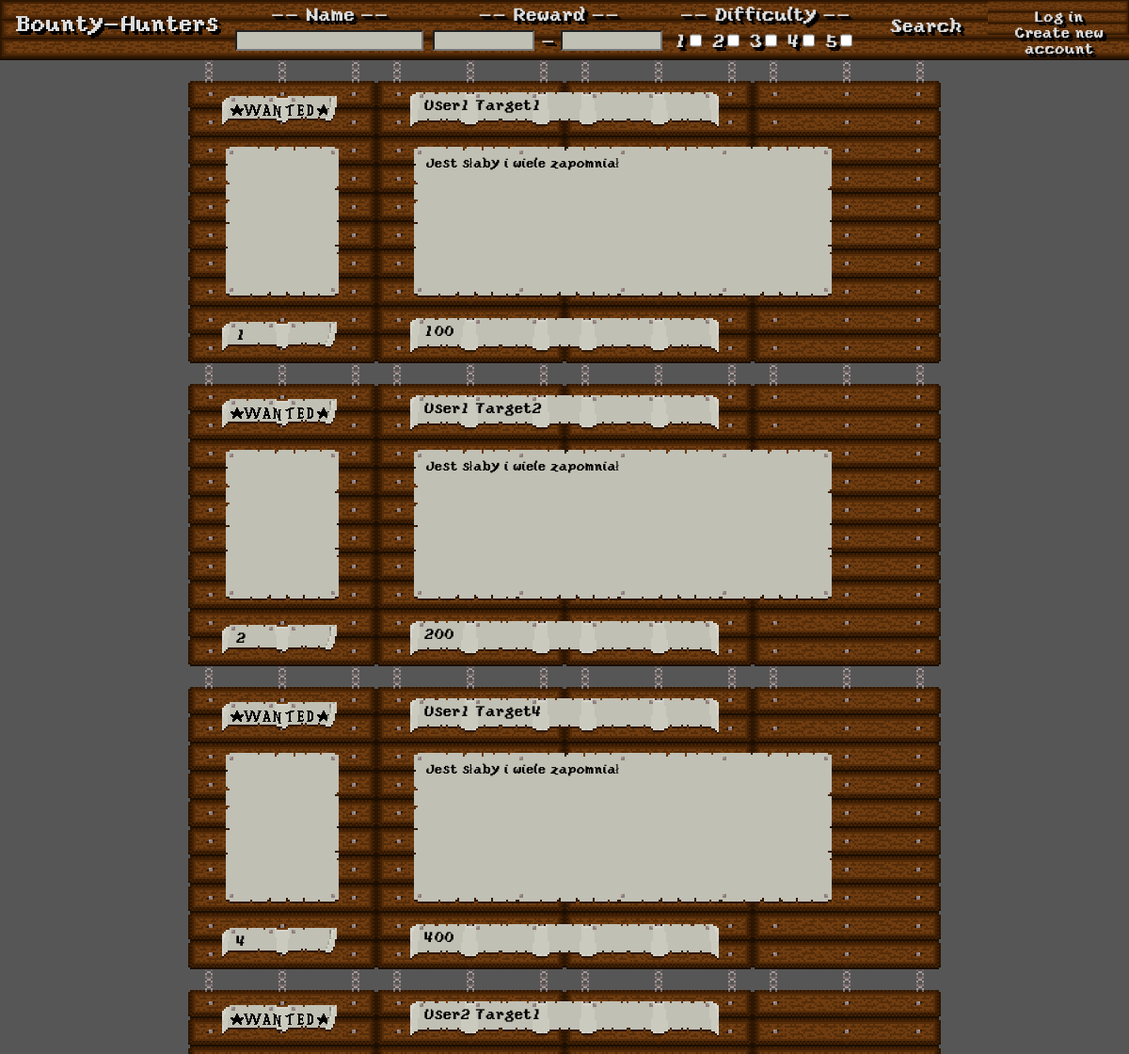
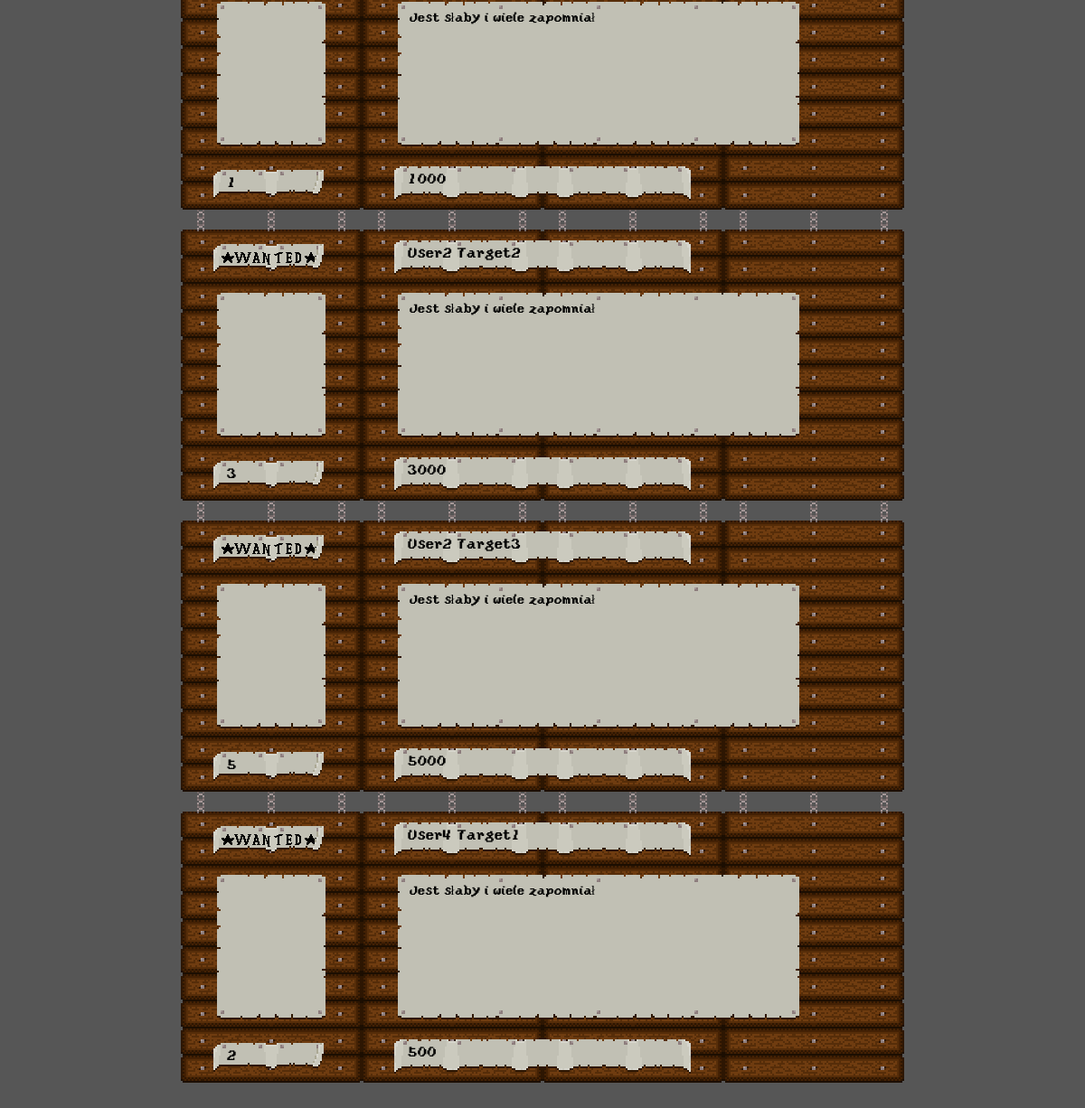
The page / on the database its author committed (2 pictures, top to bottom).
### bounties/models.py (models this page shows, shortened)
class Bounty(models.Model):
    DIFFICULTY_CHOICES = [
        (1, '1 star'),
        (2, '2 stars'),
        (3, '3 stars'),
        (4, '4 stars'),
        (5, '5 stars'),
    ]
    creator = models.ForeignKey(User, on_delete=models.CASCADE, related_name='creators')
    hunter = models.ForeignKey(User, on_delete=models.CASCADE, related_name='hunters', null=True, blank=True)
    observed = models.BooleanField()
    target_name = models.CharField(max_length=100, default='Bezimienny')
    target_reward = models.IntegerField(default=100)
    target_description = models.TextField(max_length=375, blank=True, default='Jest słaby i wiele zapomniał', )
    target_difficulty = models.IntegerField(choices=DIFFICULTY_CHOICES, default=1)
    target_posted_date = models.DateField(auto_now_add=True)
    target_completed_date = models.DateField(null=True, blank=True)
    target_completed = models.BooleanField(default=False)
    class Meta:
        default_related_name = 'bounties'
        ordering = ['target_posted_date']

### bounties/views.py (the view)
# urls.py: path('', BountyListView.as_view(), name='bounties'),
class BountyListView(ListView):
    model = Bounty
    context_object_name = 'bounty_list'
    template_name = 'bounties/bounty_list.html'
    def get_context_data(self, **kwargs):
        context = super().get_context_data(**kwargs)
        observe_list = Observe.objects.all().filter(user_id=self.request.user.id)
        context['bounties'] = context['bounty_list'].filter(target_completed=False)
        if self.request.user.is_authenticated:
            context['bounties'] = context['bounties'].exclude(creator=self.request.user)
        context['count'] = context['bounties'].count()
        context['observe_list'] = observe_list
        search_input_name = self.request.GET.get('search-name') or ''
        if search_input_name:
            context['bounties'] = context['bounties'].filter(target_name__icontains=search_input_name)
        search_input_reward_lowest = self.request.GET.get('search-reward-lowest') or ''
        search_input_reward_highest = self.request.GET.get('search-reward-highest') or ''
        if search_input_reward_lowest:
            context['bounties'] = context['bounties'].filter(target_reward__gt=search_input_reward_lowest)
        if search_input_reward_highest:
            context['bounties'] = context['bounties'].filter(target_reward__lt=search_input_reward_highest)
        for bounty in context['bounties']:
            bounty.observed = any((obs.user_id == self.request.user.id and obs.bounty_id == bounty.id) for obs in context['observe_list'])
        return context

### bounties/templates/bounties/bounty_list.html (shortened to what this page needs)
{% load static %}
<!DOCTYPE html>
<html>
    <link rel="stylesheet" href="{% static 'styles/view_bounty_list.css' %}">
    <link rel="stylesheet" href="{% static 'styles/bounty_container.css' %}">
    <link rel="stylesheet" href="{% static 'styles/topbar.css' %}">
</html>
<body>
    <div id="topbar">
        <a href="{% url 'bounties' %}">
            <div id="topbar-logo">Bounty-Hunters</div>
        </a>
        <form method="GET">
            <div id="topbar-middle-grid-container">
                <div class="topbar-middle-grid-title">-- Name --</div>
                <div class="topbar-middle-grid-title">-- Reward --</div>
                <div class="topbar-middle-grid-title">-- Difficulty --</div>
                <input type="submit" value="Search"/>
                <input type="text" name="search-name" value="{{ search_input_name }}" style="width: 192px;"/>
                <div style="display:flex">
                    <input type="text" name="search-reward-lowest" value="{{ search_input_reward_lowest }}"/> &nbsp;-&nbsp;
                    <input type="text" name="search-reward-highest" value="{{ search_input_reward_highest }}"/>
                </div>
                <div style="display:flex">
                    1 <input type="checkbox" name="search-difficulties[]" value="{{ search_input_difficulty_1 }}"/>
                    &nbsp;2 <input type="checkbox" name="search-difficulties[]" value="{{ search_input_difficulty_2 }}"/>
                    &nbsp;3 <input type="checkbox" name="search-difficulties[]" value="{{ search_input_difficulty_3 }}"/>
                    &nbsp;4 <input type="checkbox" name="search-difficulties[]" value="{{ search_input_difficulty_4 }}"/>
                    &nbsp;5 <input type="checkbox" name="search-difficulties[]" value="{{ search_input_difficulty_5 }}"/>
                </div>
            </div>
        </form>
        <div id="topbar-user">
            {% if request.user.is_authenticated %}
            <a href="{% url 'user-profile' request.user.id 'created' %}">{{request.user}}</a>
            <a href="{% url 'logout' %}?next=/">Logout</a>
            {% else %}
            <a href="{% url 'login' %}">Log in</a>
            <a href="{% url 'register' %}">Create new account</a>
            {% endif %}
        </div>
    </div>
    <div id="bounties_container">
        {% for bounty in bounties %}
        <div class="bounty-container">
            <div style="display: flex; justify-content: space-between;">
                <div class="bounty-wanted-sign"></div>
                <div class="bounty-name-frame">
                    <div class="bounty-name-text">
                        {{bounty.target_name}}
                    </div>
                </div>
                {% if request.user.is_authenticated %}
                <form action="update-observe/" method="POST">
                    {% csrf_token %}
                    <input type="hidden" name="bounty_id" value={{ bounty.id }} readonly/>
                    <input type="image" name="submit" alt="Submit"
                           {% if bounty.observed %}
                           src={% static 'images/eye_opened.png' %}
                           {% else %}
                           src={% static 'images/eye_closed.png' %}
                           {% endif %}
                           style="height: 36px; width: 36px; margin-right: 42px; margin-top: 28px;"/>
                </form>
                {% else %}
                <div style="height: 36px; width: 36px; margin-right: 42px; margin-top: 28px;"></div>
                {% endif %}
            </div>
            <div style="display: flex;">
                <div class="bounty-picture-frame">
                    <div class="bounty-picture-image"></div>
                </div>
                <div class="bounty-description-frame">
                    <div class="bounty-description-text">
                        {{bounty.target_description}}
                    </div>
                </div>
            </div>
            <div style="display: flex;">
                <div class="bounty-difficulty-frame">
                    <div class="bounty-difficulty-text">
                        {{bounty.target_difficulty}}
                    </div>
                </div>
                <div class="bounty-reward-frame">
                    <div class="bounty-reward-text">
                        {{bounty.target_reward}}
                    </div>
                </div>
            </div>
        </div>
        {% empty %}
        <h3>No bounties</h3>
        {% endfor %}
    </div>
    <div style="height: 100px"></div>
</body>

### bounties/static/styles/view_bounty_list.css (style rules this page uses)
body, button { font-family: 'PixelFont'; }
body { background-color: #565656; margin: 0px; overflow-y: scroll; }
#bounties_container { width: 800px; margin: auto; margin-top: 64px; }

### bounties/static/styles/bounty_container.css (style rules this page uses)
.bounty-container { background-image: url("../images/wooden_board.png"); background-repeat: no-repeat; background-size: contain; height: 322px; width: 800px; }
.bounty-wanted-sign { background-image: url("../images/wanted.png"); background-repeat: no-repeat; background-size: contain; height: 32px; width: 200px; margin-left: 36px; margin-top: 38px; }
.bounty-name-frame { background-image: url("../images/paper_strap_long.png"); background-repeat: no-repeat; background-size: contain; height: 40px; width: 328px; margin-right: 158px; margin-top: 34px; }
.bounty-name-text { height: 22px; width: 300px; margin-left: 14px; margin-top: 6px; }
.bounty-picture-frame { background-image: url("../images/paper_sheet.png"); background-repeat: no-repeat; background-size: contain; height: 160px; width: 120px; margin-left: 40px; margin-top: 18px; }
.bounty-picture-image { height: 100px; width: 100px; margin-left: 10px; margin-top: 20px; }
.bounty-description-frame { background-image: url("../images/paper_sheet_large.png"); background-repeat: no-repeat; background-size: contain; height: 160px; width: 444px; margin-left: 80px; margin-top: 18px; display: flex; flex-direction: row; }
.bounty-description-text { height: 140px; width: 400px; margin-left: 12px; margin-top: 10px; font-family: 'PixelFont'; font-size: 14px; overflow-y: hidden; word-break: break-word; }
.bounty-difficulty-frame { background-image: url("../images/paper_strap_short.png"); background-repeat: no-repeat; background-size: contain; height: 32px; width: 200px; margin-left: 36px; margin-top: 26px; }
.bounty-difficulty-text { height: 22px; width: 300px; margin-left: 14px; margin-top: 6px; }
.bounty-reward-frame { background-image: url("../images/paper_strap_long.png"); background-repeat: no-repeat; background-size: contain; height: 40px; width: 328px; margin-right: 36px; margin-top: 22px; }
.bounty-reward-text { height: 22px; width: 300px; margin-left: 14px; margin-top: 6px; }

### bounties/static/styles/topbar.css (style rules this page uses)
#topbar { background-color: #2d1602; background-image: url("../images/topbar_board_middle.png"); border-bottom: 2px solid #1c0e01; height: 62px; width: 100%; position: fixed; top: 0; display: flex; justify-content: space-between; }
#topbar-logo { background-image: url("../images/topbar_board_left.png"); background-repeat: no-repeat; background-size: contain; width: 230px; padding: 12px 12px 28px 8px; display: grid; column-gap: 10px; color: #ddd; font-size: 24px; text-align: center; text-shadow: 2px 2px #000, 4px 4px #000; }
#topbar-middle-grid-container { width: 800px; display: grid; grid-template-columns: 200px 246px 194px 130px; column-gap: 10px; row-gap: 4px; color: #ddd; font-size: 20px; text-shadow: 2px 2px #000, 4px 4px #000; }
.topbar-middle-grid-title { padding: 4px 0px 2px 0px; text-align: center; }
input[type=text] { background-color: #c1c0b4; width: 100px; }
input[type=checkbox] { accent-color: #c1c0b4; }
input[type=submit] { background-color: transparent; border: none; padding: 6px 12px 6px 8px; grid-column: 4; grid-row: 1 / span 2; color: #ddd; font-family: 'PixelFont'; font-size: 20px; text-shadow: 2px 2px #000, 4px 4px #000; }
#topbar-user { background-image: url("../images/topbar_board_right.png"); background-repeat: no-repeat; background-size: contain; width: 250px; padding: 10px 0px; display: flex; flex-direction: column; justify-content: space-around; }
a { color: #ddd; font-size: 16px; text-align: center; text-decoration: none; text-shadow: 2px 2px #000, 4px 4px #000; }

### rows shown on the page
Bounty: target_name "User1 Target1", target_description "Jest słaby i wiele zapomniał", target_difficulty "1", target_reward "100"
Bounty: target_name "User1 Target2", target_description "Jest słaby i wiele zapomniał", target_difficulty "2", target_reward "200"
Bounty: target_name "User1 Target4", target_description "Jest słaby i wiele zapomniał", target_difficulty "4", target_reward "400"
Bounty: target_name "User2 Target1", target_description "Jest słaby i wiele zapomniał", target_difficulty "1", target_reward "1000"
Bounty: target_name "User2 Target2", target_description "Jest słaby i wiele zapomniał", target_difficulty "3", target_reward "3000"
Bounty: target_name "User2 Target3", target_description "Jest słaby i wiele zapomniał", target_difficulty "5", target_reward "5000"
Bounty: target_name "User4 Target1", target_description "Jest słaby i wiele zapomniał", target_difficulty "2", target_reward "500"
